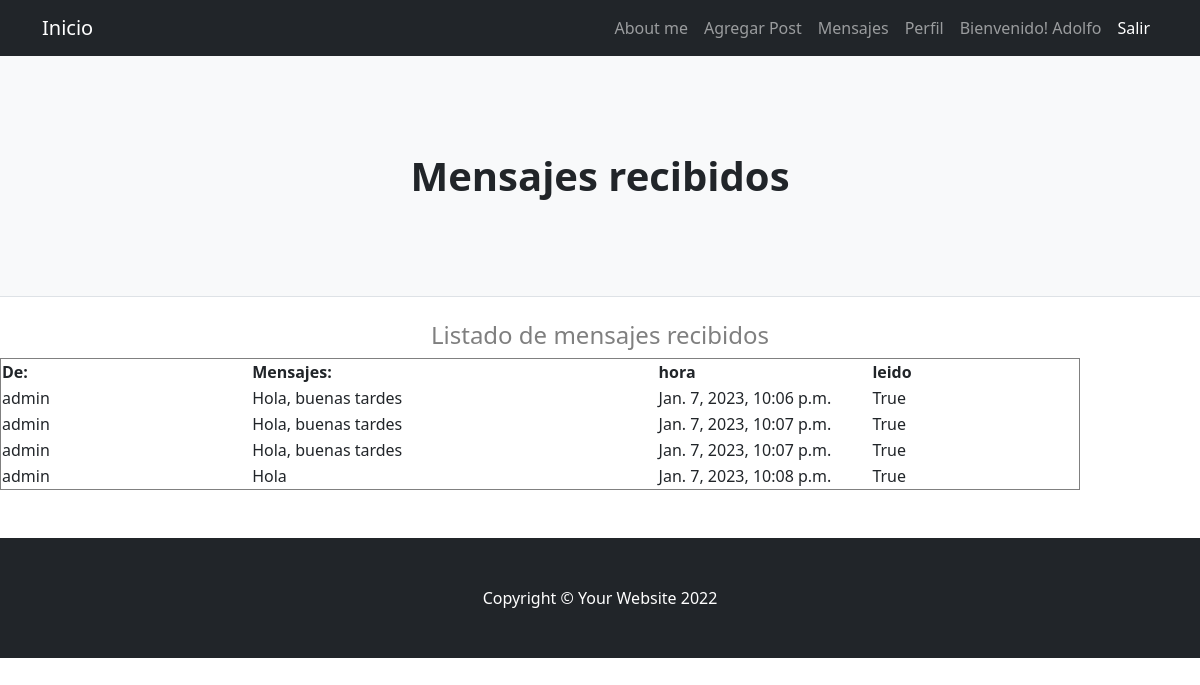
/mensajes/leerMensaje (signed in), run on the app's committed database.
### mensajes/models.py (models this page shows, shortened)
class Mensaje(models.Model):
    enviar = models.ForeignKey(User, on_delete=models.CASCADE, related_name='sender')
    recibir = models.ForeignKey(User, on_delete=models.CASCADE, related_name='receptor')
    mensaje = models.TextField(max_length=5000)
    horarec = models.DateTimeField(auto_now_add=True)
    leido = models.BooleanField(default=False)

### mensajes/views.py (the view)
# urls.py: path("leerMensaje", leerMensaje , name = "leerMensaje"),
def leerMensaje(request):
    usuario = request.user
    ver = Mensaje.objects.filter(recibir = usuario)
    for mensaje in ver:
        mensaje.leido = True
        mensaje.save()
    return render(request, "mensajes/leerMensaje.html", {"mensajes": ver})

### mensajes/templates/mensajes/leerMensaje.html
{% extends "usuarios/user.html" %}
{% load static %}
{% block titulo_principal %}
<h1 class="fw-bolder">Mensajes recibidos</h1>
{% endblock %}
{% block contenido %}
<h4 class="text-black-50" style="text-align: center;">Listado de mensajes recibidos</h4>
<table style="width:90%" border=1 >
    <tr>
        <th style="width:20px">De:      </th>
        <th style="width:40px">Mensajes:   </th>
        <th style="width:40px">hora        </th>
        <th style="width:40px">leido       </th>
    </tr>
    {% for indice in mensajes %}
    <tr>
        <td style="width:20px">{{ indice.enviar }}</td>
        <td style="width:40px">{{ indice.mensaje }}</td>
        <td style="width:40px">{{ indice.horarec }}</td>
        <td style="width:40px">{{ indice.leido }}</td>
    </tr>
    {% endfor %}
</table>
<br>
<br>
{% endblock %}

### blog/templates/blog/padre.html (shortened to what this page needs)
<!DOCTYPE html>
<html lang="en">
    <head>
        {% load static %}
        <link href="{% static 'blog/css/styles.css' %}" rel="stylesheet" />
    </head>
    <body>
        <nav class="navbar navbar-expand-lg navbar-dark bg-dark">
            <div class="container">
                <a class="navbar-brand" href="{% url 'inicio' %}">Inicio</a>
                <div class="collapse navbar-collapse" id="navbarSupportedContent">
                    <ul class="navbar-nav ms-auto mb-2 mb-lg-0">
                        {% if user.is_authenticated %}
                        <li class="nav-item"><a class="nav-link" href="{% url 'aboutme' %}">About me</a></li>
                        <li class="nav-item"><a class="nav-link" href="{% url 'addpost' %}">Agregar Post</a></li>
                        <li class="nav-item"><a class="nav-link" href="{% url 'mensajeUsuarios' %}">Mensajes</a></li>
                        <li class="nav-item"><a class="nav-link" href="{% url 'userperfil' %}">Perfil</a></li>
                        <li class="nav-item"><a class="nav-link" href="{% url 'inicio' %}">Bienvenido! {{ user.username }}</a></li>
                        <li class="nav-item"><a class="nav-link active" aria-current="page" href="{% url 'logout' %}">Salir</a></li>
                        {% else %}
                        <li class="nav-item"><a class="nav-link" href="{% url 'login' %}">Login</a></li>
                        <li class="nav-item"><a class="nav-link active" aria-current="page" href="{% url 'register' %}">Registrarse</a></li>
                        {% endif %}
                    </ul>
                </div>
            </div>
        </nav>
        {% block encabezado %}
        {% endblock %}
        {% block contenido %}
        {% endblock %}
        <footer class="py-5 bg-dark">
            <div class="container"><p class="m-0 text-center text-white">Copyright &copy; Your Website 2022</p></div>
        </footer>
    </body>
</html>

### data on the page
Mensaje: enviar "admin", mensaje "Hola, buenas tardes", horarec "Jan. 7, 2023, 10:06 p.m.", leido "True"
Mensaje: enviar "admin", mensaje "Hola, buenas tardes", horarec "Jan. 7, 2023, 10:07 p.m.", leido "True"
Mensaje: enviar "admin", mensaje "Hola, buenas tardes", horarec "Jan. 7, 2023, 10:07 p.m.", leido "True"
Mensaje: enviar "admin", mensaje "Hola", horarec "Jan. 7, 2023, 10:08 p.m.", leido "True"

### other printed values
{{ user.username }} "Adolfo"
